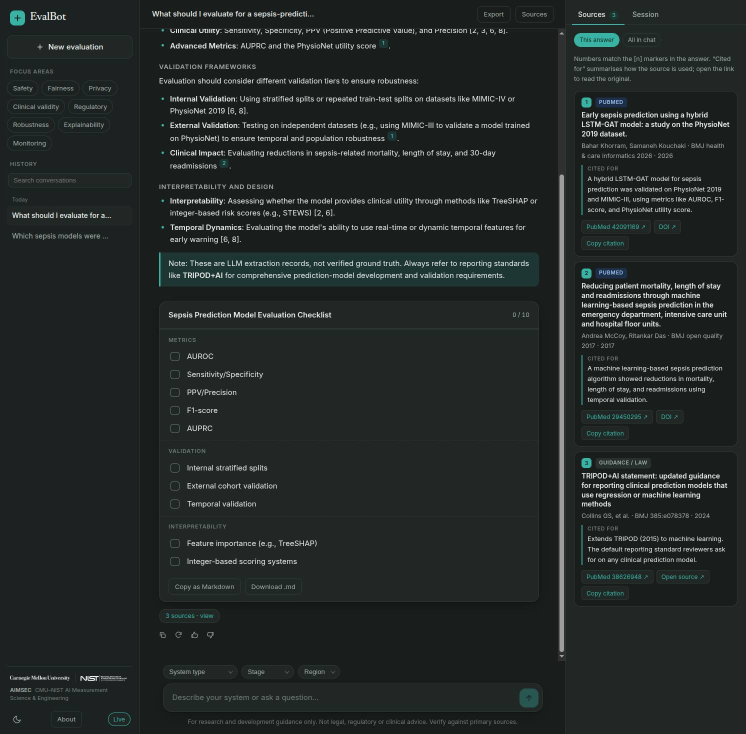
#> input picture deck/shots/04-sources.jpg, 1491 x 1467 px (shown at 1/2 size)
$ python build_demo_video.py ../deck/shots/04-sources.jpg ../deck/shots/01-welcome.jpg ../deck/shots/01-welcome.jpg ../deck/shots/01-welcome.jpg ../deck/shots/01-welcome.jpg out.png
#> lines starting #> are read from the running program, lines starting #| are printed output that depends on the picture
#!/usr/bin/env python3
"""Build the demo video from real UI screenshots + generated narration cards.

    python scripts/build_demo_video.py SHOT_welcome SHOT_stream SHOT_checklist SHOT_sources SHOT_aggregate [OUT]

Every screenshot is real output from the running stack (OpenRouter + Gemma 4 +
hybrid retrieval). The cards explain what the assistant is *for*: turning
"should we trust this model?" into a cited evaluation plan and a checklist.
"""
from __future__ import annotations

import subprocess
import sys
from pathlib import Path

from PIL import Image, ImageDraw, ImageFont

W, UIH, CAP = 1100, 1082, 98
H = UIH + CAP
BG = (11, 16, 20)
FG = (232, 238, 243)
ACCENT = (56, 189, 168)
DIM = (150, 163, 173)
FONTS = Path("/usr/share/fonts/dejavu-sans-fonts")


def font(size: int, bold: bool = False) -> ImageFont.FreeTypeFont:
    return ImageFont.truetype(str(FONTS / ("DejaVuSans-Bold.ttf" if bold else "DejaVuSans.ttf")), size)


def wrap(draw, text: str, fnt, width: int) -> list[str]:
    lines, current = [], ""
    for word in text.split():
        trial = f"{current} {word}".strip()
        if draw.textlength(trial, font=fnt) <= width:
            current = trial
        else:
            lines.append(current)
            current = word
    if current:
        lines.append(current)
    return lines


def base() -> tuple[Image.Image, ImageDraw.ImageDraw]:
    image = Image.new("RGB", (W, H), BG)
    return image, ImageDraw.Draw(image)


def card(kicker: str, headline: str, lines: list[str], foot: str) -> Image.Image:
    image, draw = base()
    draw.rectangle([0, 0, W, 10], fill=ACCENT)
    draw.text((70, 120), kicker.upper(), font=font(18, True), fill=ACCENT)
    y = 158
    for line in wrap(draw, headline, font(44, True), W - 140):
        draw.text((70, y), line, font=font(44, True), fill=FG)
        y += 56
    y += 26
    for entry in lines:
        bullet = "—" if entry.startswith("-") else "›"
        text = entry.lstrip("-› ").strip()
        draw.text((70, y), bullet, font=font(22, True), fill=ACCENT)
        for i, line in enumerate(wrap(draw, text, font(22), W - 190)):
            draw.text((108, y), line, font=font(22), fill=FG if i == 0 else DIM)
            y += 30
        y += 12
    draw.text((70, H - 110), foot, font=font(19), fill=ACCENT)
    return image


def ui_frame(path: Path, caption: str, step: str) -> Image.Image:
    image, draw = base()
    image.paste(Image.open(path).convert("RGB").resize((W, UIH), Image.LANCZOS), (0, 0))
    draw.rectangle([0, UIH, W, H], fill=(15, 21, 26))
    draw.rectangle([0, UIH, W, UIH + 3], fill=ACCENT)
    draw.text((28, UIH + 16), step.upper(), font=font(16, True), fill=ACCENT)
    y = UIH + 40
    for line in wrap(draw, caption, font(19), W - 56)[:2]:
        draw.text((28, y), line, font=font(19), fill=FG)
        y += 25
    return image


def main() -> int:
    if len(sys.argv) < 6:
        print(__doc__, file=sys.stderr)
        return 2
    welcome, stream, checklist, sources, aggregate = (Path(p) for p in sys.argv[1:6])
    out = Path(sys.argv[6]) if len(sys.argv) > 6 else Path("demo/evalbot-demo.mp4")

    beats = [
        (card("what this is",
              "An evaluation assistant for clinical AI",
              ["It does not just answer questions — it tells you what to evaluate, and proves each item.",
               "Grounded in 15,954 extracted papers and 24 reporting & governance frameworks.",
               "Model: Gemma 4 26B-A4B, swappable at runtime."],
              "http://localhost:8080"), 4.4),
        (card("what it does",
              "Four things, per question",
              ["- Turns \u201cshould we trust this model?\u201d into a checkable evaluation plan.",
               "- Cites the evidence behind each item — PubMed, DOI, with the claim attached.",
               "- Names the standard that applies: TRIPOD+AI, PROBAST, FDA SaMD, EU AI Act\u2026",
               "- Answers \u201chow many papers\u2026\u201d from SQL, never from the model's arithmetic."],
              "six services \u00b7 one event bus \u00b7 citations built from records"), 5.0),
        (ui_frame(welcome, "Eight evaluation dimensions drive retrieval and the prompt: safety, fairness, "
                           "privacy, clinical validity, regulatory, robustness, explainability, monitoring.",
                  "the starting point"), 3.6),
        (ui_frame(stream, "\u201cWhat should I evaluate for a sepsis-prediction model?\u201d It plans the evaluation live: "
                          "performance metrics, validation tiers, interpretability \u2014 citing as it streams.",
                  "it plans the evaluation"), 4.4),
        (ui_frame(checklist, "The deliverable: a 10-item checklist across metrics, validation and interpretability \u2014 "
                             "tick items off, copy, or download as Markdown.",
                  "the output you act on"), 4.4),
        (ui_frame(sources, "Traceable by construction: PubMed papers for the evidence, plus a GUIDANCE/LAW card for the "
                           "standard that applies \u2014 here TRIPOD+AI (BMJ 2024).",
                  "every claim has a source"), 4.6),
        (ui_frame(aggregate, "\u201cHow many papers report external validation?\u201d \u2192 4,655, from SQL, with a year "
                             "breakdown. Corpus statistics are exact, not model guesses.",
                  "corpus statistics"), 4.4),
        (card("in one line",
              "It answers: what should we evaluate, and what does the evidence say?",
              ["Every answer: cited or refused. Every number: from SQL. Every model: swappable, hot.",
               "124 tests passing \u00b7 MIT-style service boundaries \u00b7 runs on one process or nine."],
              "github.com/adi274903/MARS-Healthcare"), 4.4),
    ]
#> in base, `image = Image.new("RGB", (W, H), BG)`:
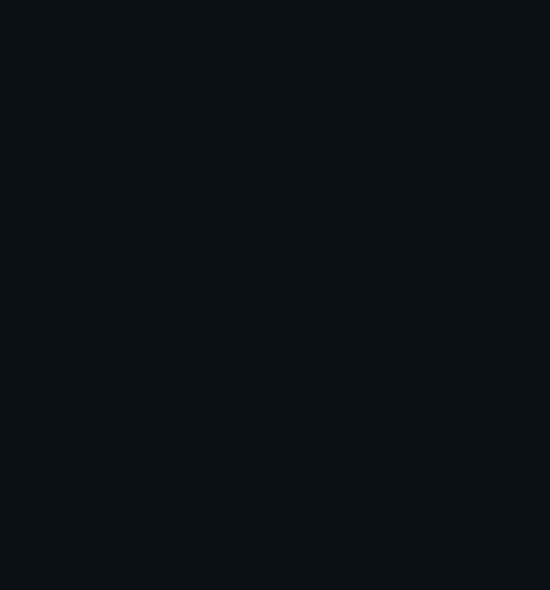
#> image: PIL image 1100x1180 RGB (shown at 1/2 size); mean R, G, B 11, 16, 20
#> in wrap, `lines, current = [], ""`: current = ''
#> the loop in card, `for line in wrap(draw, headline, font(44, True), W - 140):` made 1 pass
#> (line, y) on pass 1: ('An evaluation assistant for clinical AI', 214)
#> after the loop in card, `for line in wrap(draw, headline, font(44, True), W - 140):`: y = 214
#> in card, `y += 26`: y = 240
#> the loop in card, `for entry in lines:` made 3 passes
#> y on passes 1 to 3: 312, 384, 426
#> after the loop in card, `for entry in lines:`: y = 426
#> the loop in card (call 2), `for line in wrap(draw, headline, font(44, True), W - 140):` made 1 pass
#> the loop in card (call 2), `for entry in lines:` made 4 passes
#> y on passes 1 to 4: 282, 324, 366, 408
#> in ui_frame, `image.paste(Image.open(path).convert("RGB").resize((W, UIH), Image.LAN..`:
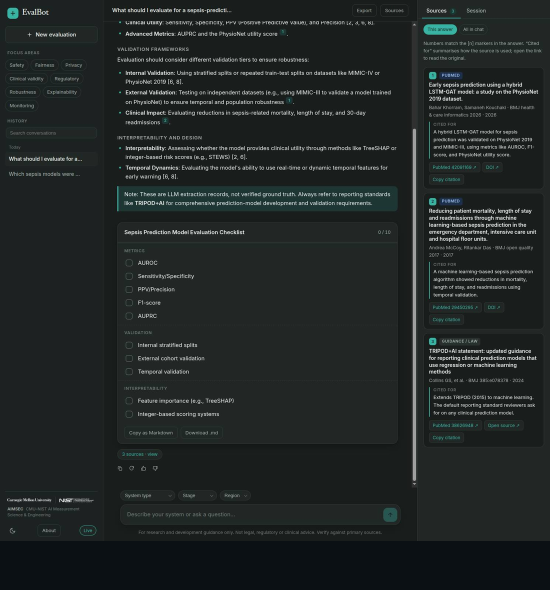
#> image: PIL image 1100x1180 RGB (shown at 1/2 size); mean R, G, B 33.4, 38.6, 38.1
#> the loop in ui_frame, `for line in wrap(draw, caption, font(19), W - 56)[:2]:` made 2 passes
#> y on passes 1 to 2: 1147, 1172
#> after the loop in ui_frame, `for line in wrap(draw, caption, font(19), W - 56)[:2]:`: y = 1172
#> call 2 of ui_frame, with step = 'it plans the evaluation'
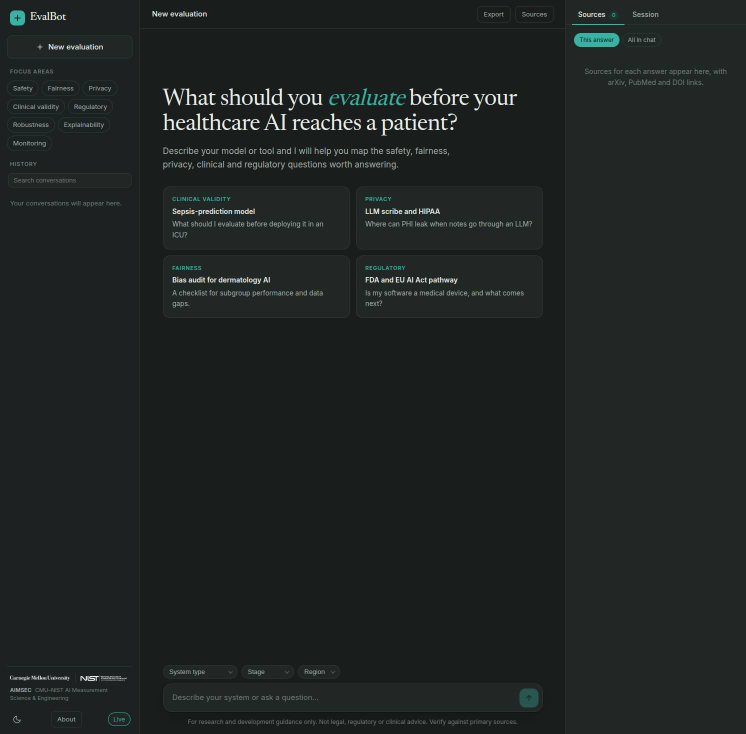
#> input picture deck/shots/01-welcome.jpg, 1491 x 1467 px (shown at 1/2 size)
#> in ui_frame (call 2), `image.paste(Image.open(path).convert("RGB").resize((W, UIH), Image.LAN..`:
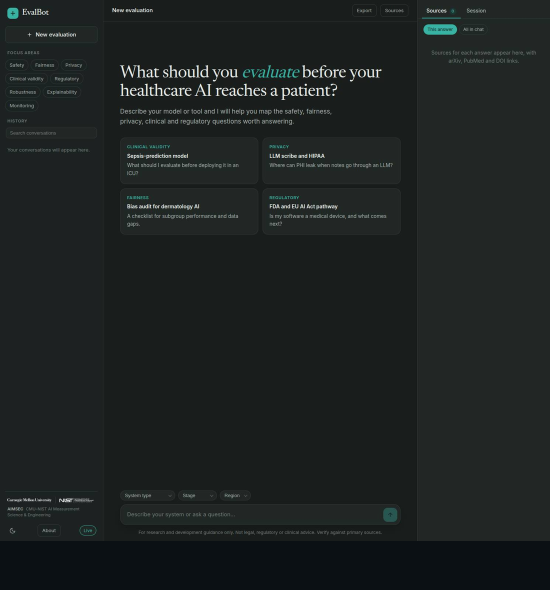
#> image: PIL image 1100x1180 RGB (shown at 1/2 size); mean R, G, B 29.6, 34.2, 33.8
#> the loop in ui_frame (call 2), `for line in wrap(draw, caption, font(19), W - 56)[:2]:` made 2 passes

    tmp = Path("/tmp/evalbot-demo-frames")
    tmp.mkdir(exist_ok=True)
    images = []
    for index, (image, _dur) in enumerate(beats):
        path = tmp / f"beat{index}.png"
        image.save(path)
        images.append(path)
#> this loop made 8 passes
#> _dur on passes 1 to 8: 4.4, 5, 3.6, 4.4, 4.4, 4.6, 4.4, 4.4
#> pass 1, in main, `image.save(path)`:
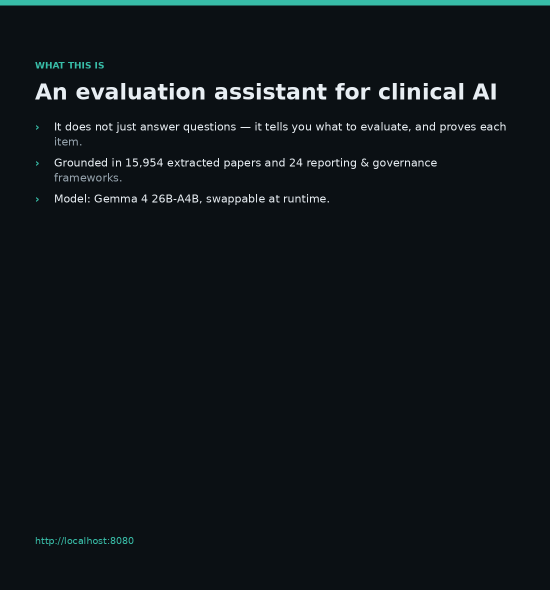
#> saved as beat0.png: PIL image 1100x1180 RGB (shown at 1/2 size); mean R, G, B 15.3, 21.7, 25.5
#> pass 2, in main, `image.save(path)`:
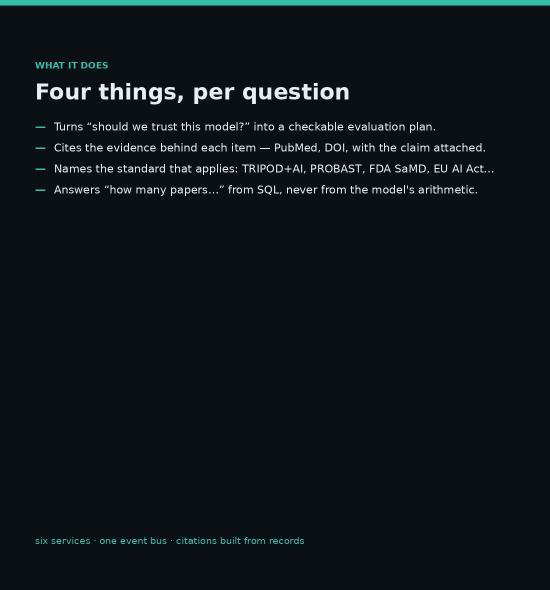
#> saved as beat1.png: PIL image 1100x1180 RGB (shown at 1/2 size); mean R, G, B 15.4, 21.9, 25.7
#> after the loop, images = 8 items
    durations = [d for _img, d in beats]
#> durations = [4.4, 5, 3.6, 4.4, 4.4, 4.6, 4.4, 4.4]

    inputs: list[str] = []
    for path, dur in zip(images, durations):
        inputs += ["-loop", "1", "-t", f"{dur}", "-i", str(path)]
#> this loop made 8 passes
#> after the loop, inputs = 48 items, first 6: '-loop', '1', '-t', '4.4', '-i', '/tmp/evalbot-demo-frames/beat0.png'

    parts, offset, label, fade = [], 0.0, "0:v", 0.45
    for i in range(1, len(images)):
        offset += durations[i - 1] - fade
        parts.append(f"[{label}][{i}:v]xfade=transition=fade:duration={fade}:offset={offset:.3f}[v{i}]")
        label = f"v{i}"
#> this loop made 7 passes
#> (offset, label) on passes 1 to 7: (3.95, 'v1'), (8.5, 'v2'), (11.65, 'v3'), (15.6, 'v4'), (19.55, 'v5'), (23.7, 'v6'), (27.65, 'v7')
#> after the loop, offset = 27.65; parts = 7 items
    filter_complex = ";".join(parts) + f";[{label}]format=yuv420p[v]"

    out.parent.mkdir(parents=True, exist_ok=True)
    subprocess.run(
        ["ffmpeg", "-y", "-loglevel", "error", *inputs, "-filter_complex", filter_complex,
         "-map", "[v]", "-r", "30", "-c:v", "libx264", "-preset", "medium", "-crf", "20",
         "-movflags", "+faststart", str(out)],
        check=True,
    )
#> (this line was passed over: subprocess is not available in this run)
#> (the run stopped early here; a loop or call above may not have finished)
